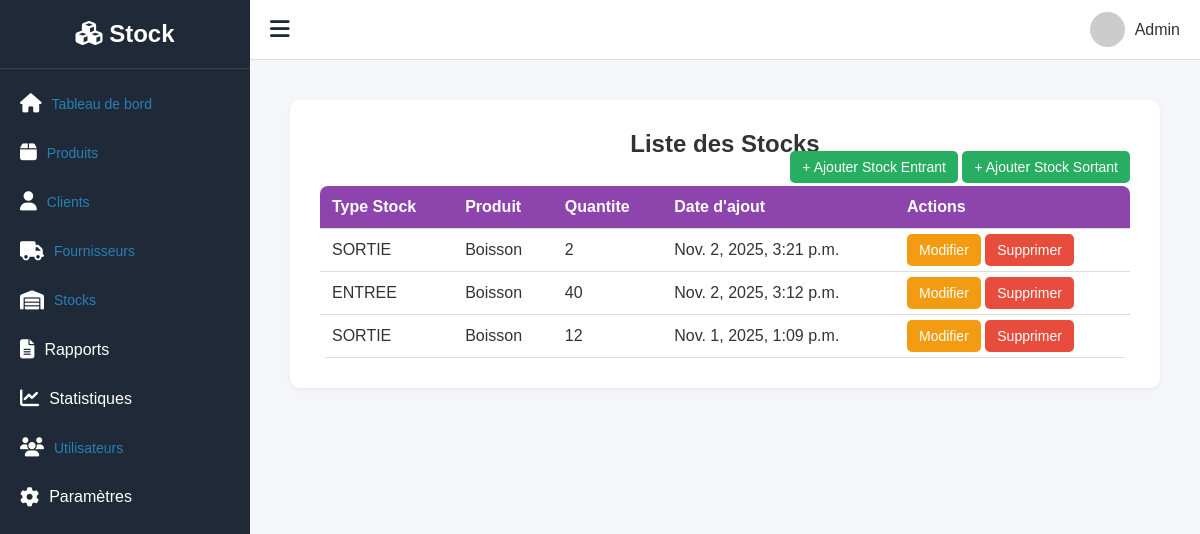
The app's page /stocks/liste_mouvements/ with its own data.
### mouvementstock/models.py (models this page shows, shortened)
class MouvementStock(models.Model):
    TYPE_CHOICES = [
        ('ENTREE', 'Entrée'),
        ('SORTIE', 'Sortie'),
    ]
    produit = models.ForeignKey(Produit, on_delete=models.CASCADE, related_name="mouvements")
    type_mouvement = models.CharField(max_length=10, choices=TYPE_CHOICES)
    quantite = models.PositiveIntegerField()
    date_mouvement = models.DateTimeField(auto_now_add=True)
    commentaire = models.TextField(blank=True, null=True)
    utilisateur = models.ForeignKey(settings.AUTH_USER_MODEL, on_delete=models.SET_NULL, null=True, related_name="mouvements_effectues")
    fournisseur = models.ForeignKey(Fournisseur, on_delete=models.SET_NULL, null=True, blank=True)
    client = models.ForeignKey(Client, on_delete=models.SET_NULL, null=True, blank=True)

### produit/models.py (models this page shows, shortened)
class Produit(models.Model):
    nom = models.CharField(max_length=150)
    reference = models.CharField(max_length=100, unique=True)
    categorie = models.ForeignKey(Categorie, on_delete=models.SET_NULL, null=True, related_name="produits")
    prix_achat = models.DecimalField(max_digits=10, decimal_places=2)
    prix_vente = models.DecimalField(max_digits=10, decimal_places=2)
    code_barre_image = models.ImageField(upload_to='barcodes/', blank=True)
    seuil_min = models.PositiveIntegerField(default=0)
    seuil_max = models.PositiveIntegerField(default=100)
    stock_actuel = models.PositiveIntegerField(default=0)
    def __str__(self):
        return self.nom

### mouvementstock/views.py (the view)
# urls.py: path('liste_mouvements/', views.liste_mouvements, name='liste_mouvements'),
def liste_mouvements(request):
    mouvements = MouvementStock.objects.select_related('produit', 'utilisateur', 'fournisseur', 'client').order_by('-date_mouvement')
    produits = Produit.objects.select_related('categorie').all()
    for produit in produits:
        if produit.stock_actuel <= produit.seuil_min:
            messages.warning(request, f"Le produit '{produit.nom}' est en rupture ou proche du seuil minimum.")
        elif produit.stock_actuel >= produit.seuil_max:
            messages.warning(request, f"Le produit '{produit.nom}' dépasse le seuil maximum défini.")
    return render(request, 'stocks/liste_mouvements.html', {'mouvements': mouvements})

### templates/stocks/liste_mouvements.html
{% extends 'gesstock/base.html' %}
{% block content %}
  <div class="container">
    <h2>Liste des Stocks</h2>
    <div class="top-buttons">
      <a href="{% url 'ajouter_entree' %}" class="btn btn-add">+ Ajouter Stock Entrant</a>
      <a href="{% url 'ajouter_sortie' %}" class="btn btn-add">+ Ajouter Stock Sortant</a>
    </div>
    <table class="table">
      <tr>
        <th>Type Stock</th>
        <th>Produit</th>
        <th>Quantite</th>
        <th>Date d'ajout</th>
        <th>Actions</th>
      </tr>
      {% for stock in mouvements %}
        <tr>
          <td>{{ stock.type_mouvement }}</td>
          <td>{{ stock.produit }}</td>
          <td>{{ stock.quantite }}</td>
          <td>{{ stock.date_mouvement }}</td>
          <td>
            <a class="btn btn-edit" href="{% url 'modifier_mouvement' stock.id %}">Modifier</a>
            <a class="btn btn-delete" href="{% url 'supprimer_mouvement' stock.id %}">Supprimer</a>
          </td>
        </tr>
      {% empty %}
        <tr>
          <td colspan="5">Aucun stock trouvé</td>
        </tr>
      {% endfor %}
    </table>
  </div>
{% endblock %}

### static/css/base.css (style rules this page uses)
* { margin: 0; padding: 0; box-sizing: border-box; font-family: "Poppins", sans-serif; }
body { display: flex; height: 100vh; background-color: #f4f6f9; color: #333; overflow-x: hidden; }

### static/css/client.css (style rules this page uses)
body { font-family: Arial, sans-serif; background: #f5f6fa; margin: 0; padding: 20px; }
.container { max-width: 900px; margin: auto; }
h2 { color: #333; text-align: center; }
.table { width: 100%; border-collapse: collapse; background: #fff; border-radius: 8px; overflow: hidden; }
.table th, .table td { padding: 12px; border-bottom: 1px solid #ddd; text-align: left; }
.table th { background: #3498db; color: white; }
.btn { padding: 8px 12px; color: white; text-decoration: none; border-radius: 5px; font-size: 14px; }
.btn-add { background: #27ae60; }
.btn-edit { background: #f39c12; }
.btn-delete { background: #e74c3c; }
.top-buttons { text-align: right; margin-bottom: 10px; }

### static/css/ajouter_client.css (style rules this page uses)
body { background: #ecf0f1; font-family: Arial; padding: 20px; }
a { text-decoration: none; color: #2980b9; font-size: 14px; }

### static/css/fournisseur.css (style rules this page uses)
body { font-family: Arial, sans-serif; background:#f5f6fa; margin:0; padding:20px; }
.container { max-width:900px; margin:auto; }
h2 { color:#333; text-align:center; }
.table { width:100%; border-collapse: collapse; background:#fff; border-radius:8px; overflow:hidden; }
.table th, .table td { padding:12px; border-bottom:1px solid #ddd; text-align:left; }
.table th { background:#8e44ad; color:white; }
.btn { padding: 8px 12px; color:white; text-decoration:none; border-radius:5px; font-size:14px; }
.btn-add { background:#27ae60; }
.btn-edit { background:#f39c12; }
.btn-delete { background:#e74c3c; }
.top-buttons { text-align:right; margin-bottom:10px; }

### static/css/supprimer_fournisseur.css (style rules this page uses)
body { font-family: Arial; background: #f5f6fa; padding: 20px; text-align: center; }

### records on screen
MouvementStock: type_mouvement "SORTIE", produit "Boisson", quantite "2", date_mouvement "Nov. 2, 2025, 3:21 p.m."
MouvementStock: type_mouvement "ENTREE", produit "Boisson", quantite "40", date_mouvement "Nov. 2, 2025, 3:12 p.m."
MouvementStock: type_mouvement "SORTIE", produit "Boisson", quantite "12", date_mouvement "Nov. 1, 2025, 1:09 p.m."
